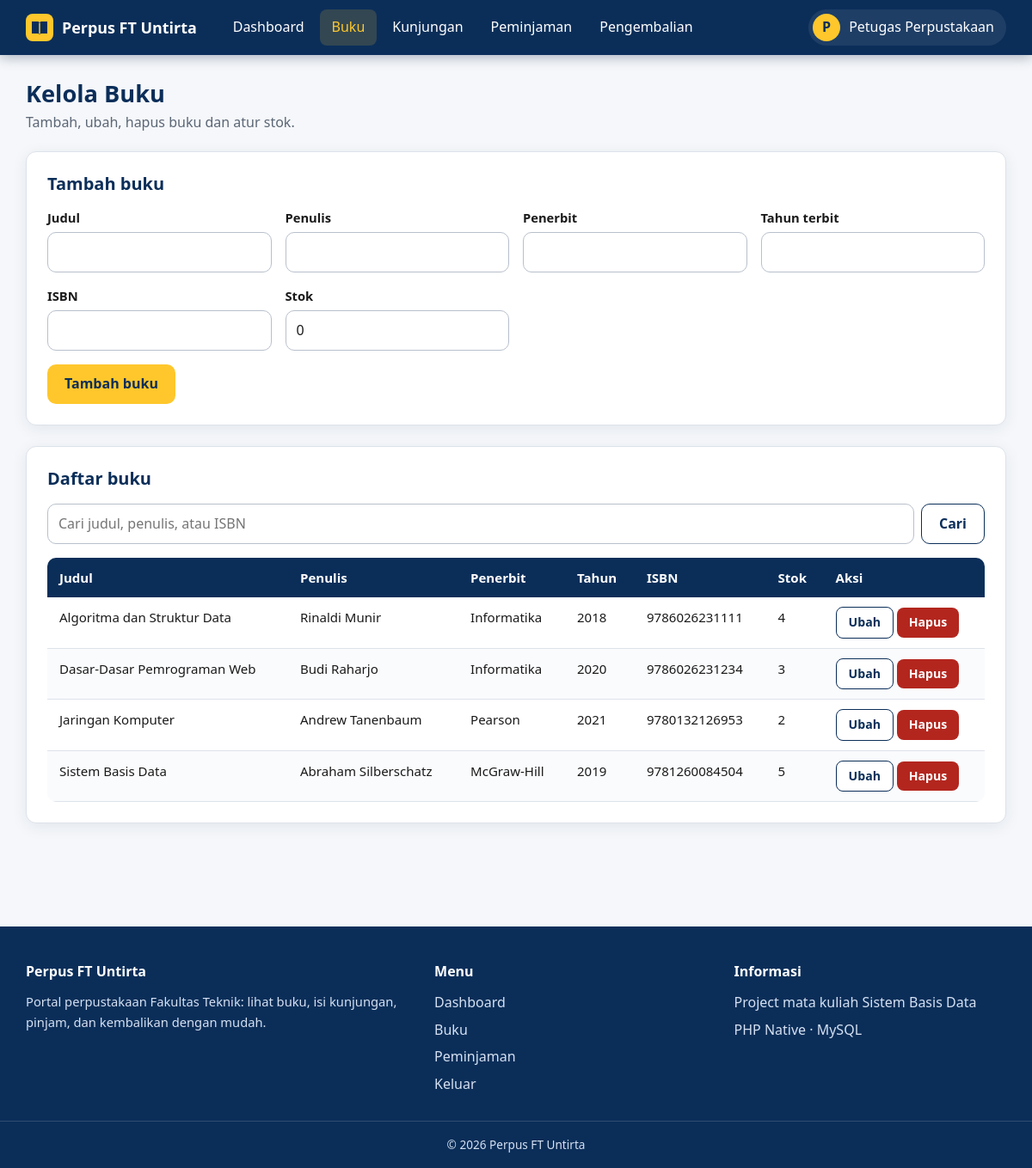
/admin/buku.php (signed in), run on an earlier commit of the app's database.
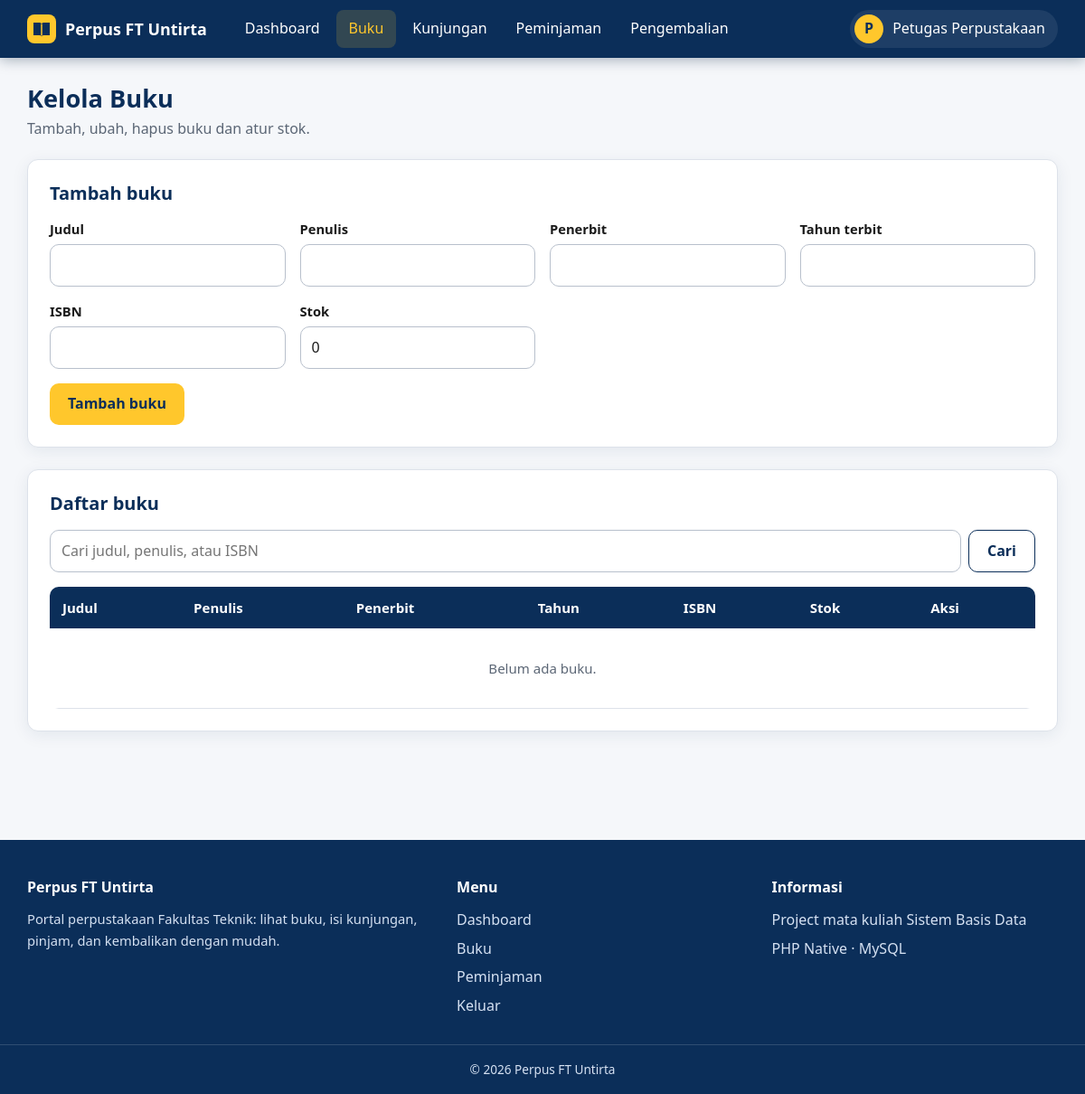
And on a later commit of the database.
### tables this page shows
CREATE TABLE buku (
    id        INT AUTO_INCREMENT PRIMARY KEY,
    judul     VARCHAR(200) NOT NULL,
    penulis   VARCHAR(150) NOT NULL,
    penerbit  VARCHAR(150) NOT NULL DEFAULT '',
    tahun     SMALLINT     NOT NULL,
    isbn      VARCHAR(20)  NOT NULL DEFAULT '',
    stok      INT          NOT NULL DEFAULT 0,
    gambar    VARCHAR(255) NULL,                  
    CONSTRAINT chk_stok CHECK (stok >= 0)
);

### includes/auth.php (called while the page is built, shortened)
<?php
require_once __DIR__ . '/../config/db.php';
function e($teks): string {
    return htmlspecialchars((string)$teks, ENT_QUOTES, 'UTF-8');
}
function user_login(): ?array {
    return $_SESSION['user'] ?? null;
}
function teks_awal(string $s): string {
    return preg_match('/./us', $s, $m) ? strtoupper($m[0]) : '?';
}

### config/db.php (called while the page is built, shortened)
<?php
function db_stmt(mysqli $conn, string $sql, string $types = '', array $params = []) {
    $stmt = mysqli_prepare($conn, $sql);
    mysqli_stmt_execute($stmt);
    return $stmt;
}
function db_all(mysqli $conn, string $sql, string $types = '', array $params = []): array {
    $stmt = db_stmt($conn, $sql, $types, $params);
    $rows = mysqli_fetch_all(mysqli_stmt_get_result($stmt), MYSQLI_ASSOC);
    return $rows;
}

### functions/buku.php (called while the page is built, shortened)
<?php
function buku_semua(mysqli $conn, string $cari = ''): array {
    if ($cari === '') {
        return db_all($conn, "SELECT * FROM buku ORDER BY judul");
    }
    $like = '%' . $cari . '%';
    return db_all($conn,
        "SELECT * FROM buku WHERE judul LIKE ? OR penulis LIKE ? OR isbn LIKE ? ORDER BY judul",
        'sss', [$like, $like, $like]);
}

### admin/buku.php (the view, shortened to what this page needs)
<?php
require_once __DIR__ . '/../includes/auth.php';
require_once __DIR__ . '/../functions/buku.php';
$form = ['judul' => '', 'penulis' => '', 'penerbit' => '', 'tahun' => '', 'isbn' => '', 'stok' => '0'];
$editId = 0;
$cari = trim($_GET['cari'] ?? '');
$daftar = buku_semua($conn, $cari);
require __DIR__ . '/../includes/header.php';
?>
<h1>Kelola Buku</h1>
<p class="sub">Tambah, ubah, hapus buku dan atur stok.</p>
<div class="card">
    <h2><?= $editId ? 'Ubah buku' : 'Tambah buku' ?></h2>
    <form method="post">
        <div class="form-grid">
            <div><label for="judul">Judul</label><input type="text" id="judul" name="judul" value="<?= e($form['judul']) ?>" required></div>
            <div><label for="penulis">Penulis</label><input type="text" id="penulis" name="penulis" value="<?= e($form['penulis']) ?>" required></div>
            <div><label for="penerbit">Penerbit</label><input type="text" id="penerbit" name="penerbit" value="<?= e($form['penerbit']) ?>"></div>
            <div><label for="tahun">Tahun terbit</label><input type="number" id="tahun" name="tahun" value="<?= e($form['tahun']) ?>" required></div>
            <div><label for="isbn">ISBN</label><input type="text" id="isbn" name="isbn" value="<?= e($form['isbn']) ?>" maxlength="20"></div>
            <div><label for="stok">Stok</label><input type="number" id="stok" name="stok" min="0" value="<?= e($form['stok']) ?>" required></div>
        </div>
        <button class="btn" type="submit"><?= $editId ? 'Simpan perubahan' : 'Tambah buku' ?></button>
    </form>
</div>
<div class="card">
    <h2>Daftar buku</h2>
    <form class="cari" method="get">
        <input type="search" name="cari" placeholder="Cari judul, penulis, atau ISBN" value="<?= e($cari) ?>">
        <button class="btn btn-sekunder" type="submit">Cari</button>
    </form>
    <div class="table-wrap">
    <table>
        <thead><tr><th>Judul</th><th>Penulis</th><th>Penerbit</th><th>Tahun</th><th>ISBN</th><th>Stok</th><th>Aksi</th></tr></thead>
        <tbody>
        <?php if (!$daftar): ?><tr><td colspan="7" class="kosong">Belum ada buku.</td></tr><?php endif; ?>
        <?php foreach ($daftar as $b): ?>
            <tr>
                <td><?= e($b['judul']) ?></td><td><?= e($b['penulis']) ?></td><td><?= e($b['penerbit']) ?></td>
                <td><?= e($b['tahun']) ?></td><td><?= e($b['isbn']) ?></td><td><?= e($b['stok']) ?></td>
                <td class="aksi">
                    <a class="btn btn-kecil btn-sekunder" href="?edit=<?= (int)$b['id'] ?>">Ubah</a>
                    <form class="inline" method="post" data-konfirmasi="Hapus buku ini?">
                        <button class="btn btn-kecil btn-bahaya" type="submit">Hapus</button>
                    </form>
                </td>
            </tr>
        <?php endforeach; ?>
        </tbody>
    </table>
    </div>
</div>
<?php require __DIR__ . '/../includes/footer.php'; ?>

### includes/header.php (shortened to what this page needs)
<?php
$u = user_login();
$penuh = $penuh ?? false;
$hal = basename($_SERVER['SCRIPT_NAME']);
$ver = @filemtime(__DIR__ . '/../assets/css/style.css') ?: 1;
if ($u) {
    $prefix = BASE_URL . '/' . $u['role'] . '/';
    $menu = [
        $prefix . 'dashboard.php'    => ['Dashboard', 'dashboard.php'],
        $prefix . 'buku.php'         => ['Buku', 'buku.php'],
        $prefix . 'kunjungan.php'    => ['Kunjungan', 'kunjungan.php'],
        $prefix . 'peminjaman.php'   => ['Peminjaman', 'peminjaman.php'],
        $prefix . 'pengembalian.php' => ['Pengembalian', 'pengembalian.php'],
    ];
} else {
    $menu = [
        BASE_URL . '/index.php'         => ['Beranda', 'index.php'],
        BASE_URL . '/index.php#fitur'   => ['Fitur', ''],
        BASE_URL . '/index.php#alur'    => ['Alur', ''],
    ];
}
?>
<!DOCTYPE html>
<html lang="id">
<head>
    <link rel="stylesheet" href="<?= BASE_URL ?>/assets/css/style.css?v=<?= $ver ?>">
</head>
<body>
<header class="navbar">
    <div class="navbar-inner">
        <a class="brand" href="<?= BASE_URL ?>/index.php">
            <svg width="32" height="32" viewBox="0 0 32 32" aria-hidden="true"><rect width="32" height="32" rx="8" fill="#FFC72C"/><path d="M7 9h6.5a3 3 0 0 1 2.5 1.2A3 3 0 0 1 18.5 9H25v14h-6.5a3 3 0 0 0-2.5 1.2A3 3 0 0 0 13.5 23H7z" fill="#0B2E59"/><path d="M16 10.5v13" stroke="#FFC72C" stroke-width="1.5"/></svg>
            <span>Perpus FT Untirta</span>
        </a>
        <nav class="nav" id="menu" aria-label="Menu utama">
            <?php foreach ($menu as $url => [$label, $file]): ?>
                <a href="<?= e($url) ?>" class="<?= $file !== '' && $hal === $file ? 'aktif' : '' ?>"><?= e($label) ?></a>
            <?php endforeach; ?>
        </nav>
        <div class="nav-kanan">
            <?php if ($u): ?>
            <div class="user">
                <button class="user-btn" id="user-btn" aria-expanded="false" aria-haspopup="true">
                    <span class="avatar"><?= e(teks_awal($u['nama'])) ?></span>
                    <span class="user-nama"><?= e($u['nama']) ?></span>
                </button>
            </div>
            <?php else: ?>
                <a class="btn btn-kecil btn-garis" href="<?= BASE_URL ?>/login.php">Masuk</a>
                <a class="btn btn-kecil" href="<?= BASE_URL ?>/register.php">Daftar</a>
            <?php endif; ?>
        </div>
    </div>
</header>
<main class="<?= $penuh ? 'main-penuh' : 'container' ?>">

### includes/footer.php (shortened to what this page needs)
</main>
<footer class="footer">
    <div class="footer-grid">
        <div>
            <h4>Perpus FT Untirta</h4>
            <p>Portal perpustakaan Fakultas Teknik: lihat buku, isi kunjungan, pinjam, dan kembalikan dengan mudah.</p>
        </div>
        <div>
            <h4>Menu</h4>
            <ul>
            <?php if (user_login()): $p = BASE_URL . '/' . user_login()['role'] . '/'; ?>
                <li><a href="<?= $p ?>dashboard.php">Dashboard</a></li>
                <li><a href="<?= $p ?>buku.php">Buku</a></li>
                <li><a href="<?= $p ?>peminjaman.php">Peminjaman</a></li>
                <li><a href="<?= BASE_URL ?>/logout.php">Keluar</a></li>
            <?php else: ?>
                <li><a href="<?= BASE_URL ?>/index.php">Beranda</a></li>
                <li><a href="<?= BASE_URL ?>/login.php">Masuk</a></li>
                <li><a href="<?= BASE_URL ?>/register.php">Daftar akun</a></li>
            <?php endif; ?>
            </ul>
        </div>
        <div>
            <h4>Informasi</h4>
            <ul><li>Project mata kuliah Sistem Basis Data</li><li>PHP Native &middot; MySQL</li></ul>
        </div>
    </div>
    <div class="footer-bawah">&copy; <?= date('Y') ?> Perpus FT Untirta</div>
</footer>
</body>
</html>

### assets/css/style.css (style rules this page uses)
:root { --biru: #0B2E59; --biru-2: #134880; --biru-gelap: #071f3d; --kuning: #FFC72C; --kuning-gelap: #E6AE12; --bg: #F5F7FA; --teks: #1A1A1A; --abu: #5B6675; --garis: #DDE2EA; --hijau: #1E7B4A; --merah: #B3261E; --r: 12px; --bayang: 0 4px 18px rgba(11,46,89,.08); --bayang-2: 0 10px 28px rgba(11,46,89,.16); }
* { box-sizing: border-box; }
html { scroll-behavior: smooth; }
body { margin: 0; min-height: 100vh; display: flex; flex-direction: column; background: var(--bg); color: var(--teks); font-family: "Segoe UI", system-ui, -apple-system, Roboto, Arial, sans-serif; line-height: 1.6; }
a { color: var(--biru); }
h1, h2, h3 { color: var(--biru); margin-top: 0; line-height: 1.25; }
h1 { font-size: 1.7rem; margin-bottom: 4px; }
h2 { font-size: 1.25rem; }
.sub { color: var(--abu); margin: 0 0 20px; }
.navbar { position: sticky; top: 0; z-index: 50; background: var(--biru); box-shadow: 0 2px 14px rgba(7,31,61,.35); }
.navbar-inner { max-width: 1180px; margin: 0 auto; padding: 0 20px; height: 64px; display: flex; align-items: center; gap: 16px; }
.brand { display: flex; align-items: center; gap: 10px; color: #fff; font-weight: 700; font-size: 1.12rem; text-decoration: none; }
.nav { display: flex; gap: 4px; margin-left: 12px; flex: 1; }
.nav a { color: #fff; text-decoration: none; padding: 8px 14px; border-radius: 8px; transition: background .2s, color .2s; }
.nav a.aktif { color: var(--kuning); background: rgba(255,199,44,.16); }
.nav-kanan { display: flex; align-items: center; gap: 10px; margin-left: auto; }
.user { position: relative; }
.user-btn { display: flex; align-items: center; gap: 10px; background: rgba(255,255,255,.08); color: #fff; border: 0; border-radius: 99px; padding: 5px 14px 5px 5px; cursor: pointer; font: inherit; }
.avatar { width: 32px; height: 32px; border-radius: 50%; background: var(--kuning); color: var(--biru); font-weight: 700; display: grid; place-items: center; }
.container { flex: 1; width: 100%; max-width: 1180px; margin: 0 auto; padding: 28px 20px 40px; }
.card { background: #fff; border: 1px solid var(--garis); border-radius: var(--r); padding: 24px; margin-bottom: 24px; box-shadow: var(--bayang); }
.btn { display: inline-flex; align-items: center; justify-content: center; gap: 8px; border: 0; border-radius: 10px; cursor: pointer; padding: 10px 20px; font: inherit; font-weight: 600; text-decoration: none; background: var(--kuning); color: var(--biru); transition: transform .15s, box-shadow .15s, background .15s; }
.btn-sekunder { background: #fff; color: var(--biru); border: 1px solid var(--biru); }
.form-grid { display: grid; grid-template-columns: repeat(auto-fit, minmax(220px, 1fr)); gap: 16px; margin-bottom: 16px; }
label { display: block; font-weight: 600; margin-bottom: 4px; font-size: .92rem; }
input[type=text], input[type=password], input[type=number], input[type=search], select { width: 100%; padding: 10px 12px; font: inherit; color: var(--teks); background: #fff; border: 1px solid #B8C0CC; border-radius: 10px; transition: border-color .15s, box-shadow .15s; }
.cari { display: flex; gap: 8px; margin-bottom: 16px; flex-wrap: wrap; }
.cari input { flex: 1; min-width: 200px; }
.table-wrap { overflow-x: auto; border-radius: 10px; }
table { width: 100%; border-collapse: collapse; font-size: .94rem; }
th { background: var(--biru); color: #fff; text-align: left; padding: 11px 14px; white-space: nowrap; font-weight: 600; }
td { padding: 11px 14px; border-bottom: 1px solid var(--garis); vertical-align: top; }
.kosong { text-align: center; color: var(--abu); padding: 32px 12px; }
.footer { background: var(--biru); color: #D5E1F2; margin-top: 56px; }
.footer-grid { max-width: 1180px; margin: 0 auto; padding: 40px 20px 24px; display: grid; grid-template-columns: 1.4fr 1fr 1fr; gap: 32px; }
.footer h4 { color: #fff; margin: 0 0 10px; }
.footer p { margin: 0; font-size: .92rem; }
.footer ul { list-style: none; padding: 0; margin: 0; }
.footer li { margin-bottom: 6px; }
.footer a { color: #D5E1F2; text-decoration: none; }
.footer-bawah { border-top: 1px solid rgba(255,255,255,.15); text-align: center; padding: 16px; font-size: .85rem; }
.btn-bahaya { background: var(--merah); color: #fff; }
.btn-kecil { padding: 6px 14px; font-size: .88rem; border-radius: 8px; }
form.inline { display: inline; }
tbody tr:nth-child(even) td { background: #FAFBFD; }
.aksi { white-space: nowrap; }

What changed in the data, as far as the page shows it:
removed buku: judul "Algoritma dan Struktur Data", penulis "Rinaldi Munir", penerbit "Informatika", tahun "2018", isbn "9786026231111", stok "4"
removed buku: judul "Dasar-Dasar Pemrograman Web", penulis "Budi Raharjo", penerbit "Informatika", tahun "2020", isbn "9786026231234", stok "3"
removed buku: judul "Jaringan Komputer", penulis "Andrew Tanenbaum", penerbit "Pearson", tahun "2021", isbn "9780132126953", stok "2"
removed buku: judul "Sistem Basis Data", penulis "Abraham Silberschatz", penerbit "McGraw-Hill", tahun "2019", isbn "9781260084504", stok "5"
Also different on the page:
text now shown: "Belum ada buku."
